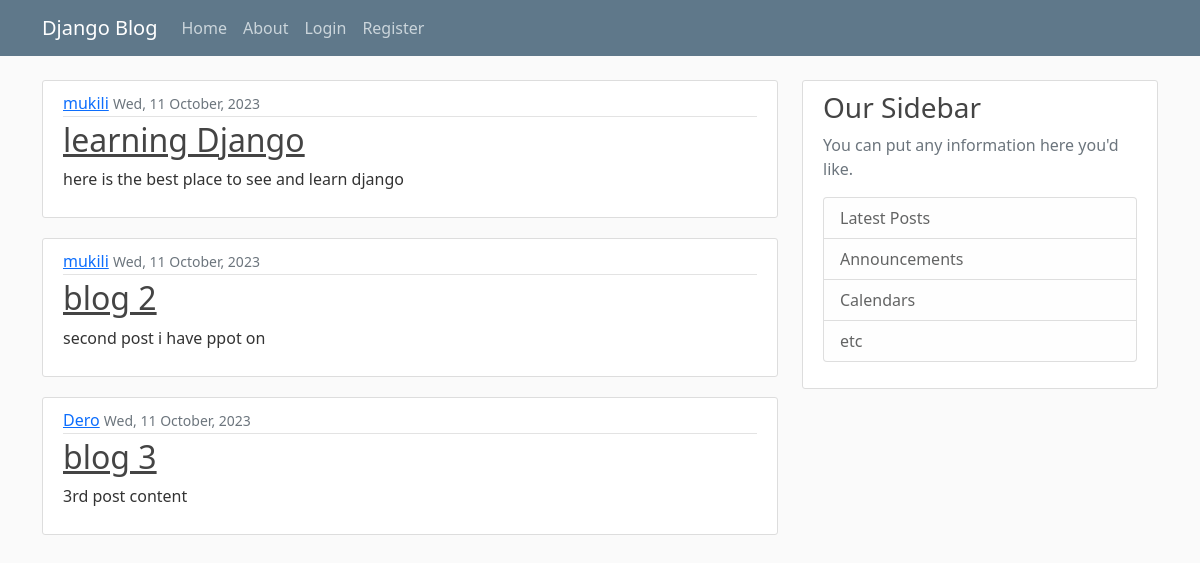
The page / on the database its author committed.
### blog/models.py (models this page shows, shortened)
class Post(models.Model):
    title = models.CharField(max_length=100)
    content = models.TextField()
    date_posted =models.DateTimeField(default=timezone.now)
    author = models.ForeignKey(User, on_delete=models.CASCADE)

### blog/views.py (the view)
# urls.py: path('', views.home, name='blog-home'),
def home(request):
     context ={
          'posts':Post.objects.all()
     }
     return render(request, 'blog/home.html', context)

### blog/templates/blog/home.html (shortened to what this page needs)
{% extends "blog/base.html"%}
{% block content %}
    {% for post in posts %}
        <article class="media content-section">
            <div class="media-body">
            <div class="article-metadata">
                <a class="mr-2" href="#">{{ post.author }}</a>
                <small class="text-muted">{{ post.date_posted | date:'D, d F, Y' }}</small>
            </div>
            <h2><a class="article-title" href="#">{{ post.title }}</a></h2>
            <p class="article-content">{{ post.content }}</p>
            </div>
        </article>
    {% endfor %}
{% endblock content %}

### blog/templates/blog/base.html (shortened to what this page needs)
{% load static %}
<html lang="en">
<head>
     <link href="https://cdn.jsdelivr.net/npm/bootstrap@5.0.2/dist/css/bootstrap.min.css" rel="stylesheet">
    <link rel="stylesheet" type="text/css" href="{% static 'blog/main.css' %}">
</head>
<body>
<header class="site-header">
    <nav class="navbar navbar-expand-md navbar-dark bg-steel fixed-top">
        <div class="container">
        <a class="navbar-brand mr-4" href="{% url 'blog-home' %} ">Django Blog</a>
        <div class="collapse navbar-collapse" id="navbarToggle">
            <div class="navbar-nav mr-auto">
            <a class="nav-item nav-link" href=" {% url 'blog-home' %} ">Home</a>
            <a class="nav-item nav-link" href="{% url 'blog-about' %} ">About</a>
            </div>
            <div class="navbar-nav">
            {% if user.is_authenticated %}
            <a class="nav-item nav-link" href="{% url 'profile' %}">Profile</a>
            <a class="nav-item nav-link" href="{% url 'logout' %}">Logout</a>
            {% else %}
              <a class="nav-item nav-link" href="{% url 'login' %}">Login</a>
              <a class="nav-item nav-link" href="{% url 'register' %}">Register</a>
            {% endif %}
          </div>
        </div>
        </div>
    </nav>
</header>
<main role="main" class="container">
    <div class="row">
      <div class="col-md-8">
        {% block content %}{% endblock %}
      </div>
      <div class="col-md-4">
        <div class="content-section">
          <h3>Our Sidebar</h3>
          <p class='text-muted'>You can put any information here you'd like.
            <ul class="list-group">
              <li class="list-group-item list-group-item-light">Latest Posts</li>
              <li class="list-group-item list-group-item-light">Announcements</li>
              <li class="list-group-item list-group-item-light">Calendars</li>
              <li class="list-group-item list-group-item-light">etc</li>
            </ul>
          </p>
        </div>
      </div>
    </div>
</main>
</body>
</html>

### blog/static/blog/main.css (style rules this page uses)
body { background: #fafafa; color: #333333; margin-top: 5rem; }
h1, h2, h3, h4, h5, h6 { color: #444444; }
ul { margin: 0; }
.bg-steel { background-color: #5f788a; }
.site-header .navbar-nav .nav-link { color: #cbd5db; }
.content-section { background: #ffffff; padding: 10px 20px; border: 1px solid #dddddd; border-radius: 3px; margin-bottom: 20px; }
.article-title { color: #444444; }
.article-content { white-space: pre-line; }
.article-metadata { padding-bottom: 1px; margin-bottom: 4px; border-bottom: 1px solid #e3e3e3 }

### rows shown on the page
Post: author "mukili", date_posted "Wed, 11 October, 2023", title "learning Django", content "here is the best place to see and learn django"
Post: author "mukili", date_posted "Wed, 11 October, 2023", title "blog 2", content "second post i have ppot on"
Post: author "Dero", date_posted "Wed, 11 October, 2023", title "blog 3", content "3rd post content"
